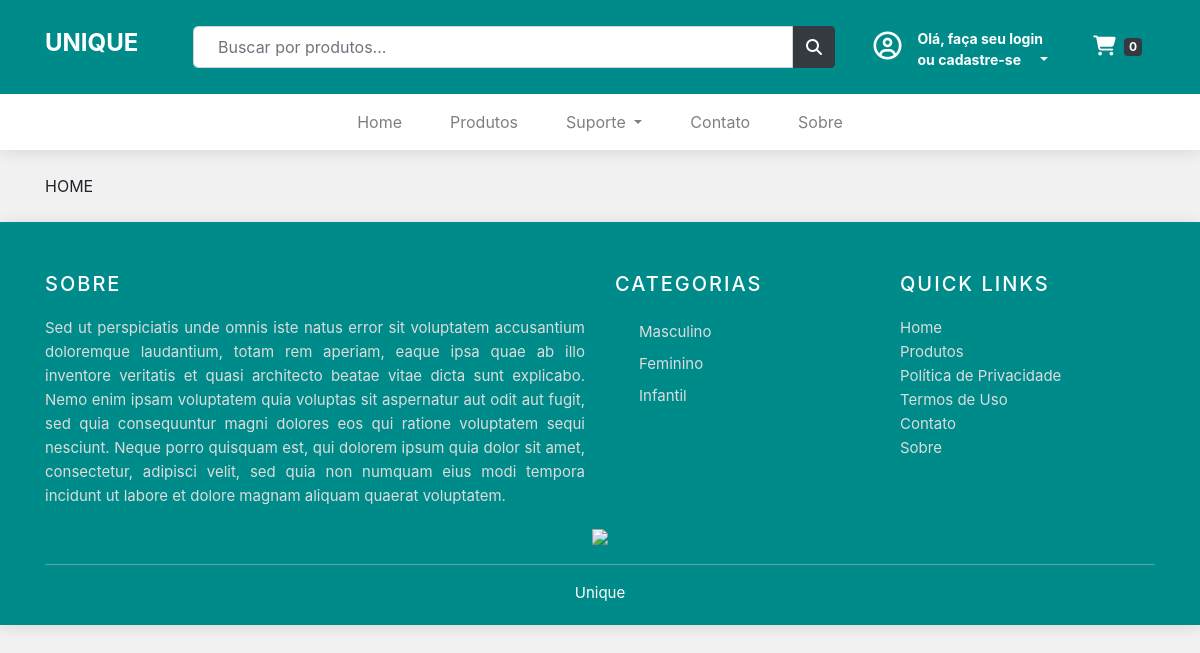
The page / on the database its author committed.
### categoria/models.py (models this page shows, shortened)
class Categoria(models.Model):
    nome_cat = models.CharField(max_length=50, verbose_name='Categoria')

### produto/views.py (the view)
# urls.py: 2. Add a URL to urlpatterns:  path('', Home.as_view(), name='home')
class Home(ListaProdutos):
    template_name = 'produto/home.html'

### produto/views.py (called while the page is built)
    def get_context_data(self, **kwargs):
        context = super().get_context_data(**kwargs)
        context['categorias'] = Categoria.objects.all()
        context['categoria'] = self.kwargs.get('categoria', None)
        context['termo'] = self.request.GET.get('termo')
        return context

### produto/templates/produto/home.html (shortened to what this page needs)
{% extends 'base.html' %}
{% block conteudo %}
HOME
{% endblock %}

### templates/parciais/_footer.html (shortened to what this page needs)
{% load static %}
<footer class="site-footer">
    <div class="container">
        <div class="row">
            <div class="col-sm-12 col-md-6">
                <h6>Sobre</h6>
                <p class="text-justify" style="color: #DCDCDC;">
                    Sed ut perspiciatis unde omnis iste natus error sit voluptatem accusantium doloremque laudantium,
                    totam rem aperiam,
                    eaque ipsa quae ab illo inventore veritatis et quasi architecto beatae vitae dicta sunt explicabo.
                    Nemo enim ipsam voluptatem
                    quia voluptas sit aspernatur aut odit aut fugit, sed quia consequuntur magni dolores eos qui ratione
                    voluptatem sequi nesciunt.
                    Neque porro quisquam est, qui dolorem ipsum quia dolor sit amet, consectetur, adipisci velit, sed
                    quia non numquam eius modi
                    tempora incidunt ut labore et dolore magnam aliquam quaerat voluptatem.
                </p>
            </div>
            <div class="col-xs-6 col-md-3">
                <h6>Categorias</h6>
                <ul class="footer-links">
                    {% for categoria in categorias %}
                    <li>
                        <a class="dropdown-item" href="{% url 'produto:categoria' categoria.nome_cat %}" name="buscar"
                            style="color: #DCDCDC;">
                            {{ categoria.nome_cat }}
                        </a>
                    </li>
                    {% endfor %}
                </ul>
            </div>
            <div class="col-xs-6 col-md-3">
                <h6>Quick Links</h6>
                <ul class="footer-links">
                    <li>
                        <a href="/" style="color: #DCDCDC;">Home</a>
                    </li>
                    <li>
                        <a href="{% url 'produto:lista' %}" style="color: #DCDCDC;">Produtos</a>
                    </li>
                    <li>
                        <a href="{% url 'suporte:privacidade' %}" style="color: #DCDCDC;">Política de Privacidade</a>
                    </li>
                    <li>
                        <a href="{% url 'suporte:termos' %}" style="color: #DCDCDC;">Termos de Uso</a>
                    </li>
                    <li>
                        <a href="{% url 'suporte:contato' %}" style="color: #DCDCDC;">Contato</a>
                    </li>
                    <li>
                        <a href="{% url 'suporte:sobre' %}" style="color: #DCDCDC;">Sobre</a>
                    </li>
                </ul>
            </div>
        </div>
        <div class="row">
            <div class="col-sm-12 col-md-12">
                <div class="text-center">
                    <a href="/">
                        <img src="https://i.postimg.cc/PrVBvKWQ/unique-todo-1.png" height="200" />
                    </a>
                </div>
            </div>
        </div>
        <hr>
    </div>
    <div class="container">
        <div class="row">
            <div class="col-md-12 col-sm-12 col-xs-12">
                <p class="copyright-text text-center" style="color: #fff;">
                    Unique
                </p>
            </div>
        </div>
    </div>
</footer>

### templates/static/css/footer.css (style rules this page uses)
.site-footer { background: #008B8B !important; padding: 45px 0 20px; font-size: 15px; line-height: 24px; color: #737373; box-shadow: 0px 2px 15px 0px rgba(0, 0, 0, 0.1); }
.site-footer hr { border-top-color: #bbb; opacity: 0.5 }
.site-footer h6 { color: #fff; font-size: 20px; text-transform: uppercase; margin-top: 5px; margin-bottom: 20px; letter-spacing: 2px }
.site-footer a { color: white; }
.footer-links { padding-left: 0; list-style: none }
.footer-links li { display: block }
.footer-links a { color: #737373 }
.copyright-text { margin: 0 }

### rows shown on the page
Categoria: nome_cat "Masculino"
Categoria: nome_cat "Feminino"
Categoria: nome_cat "Infantil"
